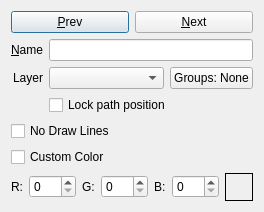
<?xml version="1.0" encoding="UTF-8"?>
<ui version="4.0">
 <class>fso::fred::dialogs::WaypointEditorDialog</class>
 <widget class="QDialog" name="fso::fred::dialogs::WaypointEditorDialog">
  <property name="geometry">
   <rect>
    <x>0</x>
    <y>0</y>
    <width>270</width>
    <height>185</height>
   </rect>
  </property>
  <property name="windowTitle">
   <string>Waypoint Path Editor</string>
  </property>
  <layout class="QFormLayout" name="formLayout">
   <property name="sizeConstraint">
    <enum>QLayout::SetFixedSize</enum>
   </property>
   <item row="0" column="0" colspan="2">
    <layout class="QVBoxLayout" name="waypointVerticalLayout">
     <item>
      <layout class="QFormLayout" name="waypointFormLayout">
       <property name="labelAlignment">
        <set>Qt::AlignRight|Qt::AlignTrailing|Qt::AlignVCenter</set>
       </property>
       <item row="0" column="0" colspan="2">
        <layout class="QHBoxLayout" name="navigationLayout">
         <item>
          <widget class="QPushButton" name="prevPathButton">
           <property name="text">
            <string>&amp;Prev</string>
           </property>
          </widget>
         </item>
         <item>
          <widget class="QPushButton" name="nextPathButton">
           <property name="text">
            <string>&amp;Next</string>
           </property>
          </widget>
         </item>
        </layout>
       </item>
       <item row="1" column="0">
        <widget class="QLabel" name="nameLabel">
         <property name="text">
          <string>&amp;Name</string>
         </property>
         <property name="alignment">
          <set>Qt::AlignLeading|Qt::AlignLeft|Qt::AlignVCenter</set>
         </property>
         <property name="buddy">
          <cstring>nameEdit</cstring>
         </property>
        </widget>
       </item>
       <item row="1" column="1">
        <widget class="QLineEdit" name="nameEdit"/>
       </item>
       <item row="2" column="0">
        <widget class="QLabel" name="layerLabel">
         <property name="text">
          <string>Layer</string>
         </property>
        </widget>
       </item>
       <item row="2" column="1">
        <layout class="QHBoxLayout" name="layerGroupsLayout" stretch="1,0">
         <item>
          <widget class="QComboBox" name="layerCombo">
           <property name="sizePolicy">
            <sizepolicy hsizetype="Expanding" vsizetype="Fixed">
             <horstretch>0</horstretch>
             <verstretch>0</verstretch>
            </sizepolicy>
           </property>
          </widget>
         </item>
         <item>
          <widget class="QPushButton" name="groupsButton">
           <property name="toolTip">
            <string>The selection groups this is in (Select menu, Ctrl+1 to Ctrl+9 to select a group). Click to change them.</string>
           </property>
           <property name="text">
            <string>Groups: None</string>
           </property>
          </widget>
         </item>
        </layout>
       </item>
       <item row="3" column="1">
        <widget class="QCheckBox" name="transformLockCheck">
         <property name="toolTip">
          <string>Locks every point of the path: dragging, the transform toolbar, and the Orient editor leave them alone, and new points can't be inserted into it. Points can still be deleted. Editor only: the lock has no effect in the game, where the object moves as it normally would.</string>
         </property>
         <property name="text">
          <string>Lock path position</string>
         </property>
        </widget>
       </item>
       <item row="4" column="0" colspan="2">
        <widget class="QCheckBox" name="noDrawLinesCheck">
         <property name="text">
          <string>No Draw Lines</string>
         </property>
        </widget>
       </item>
       <item row="5" column="0" colspan="2">
        <widget class="QCheckBox" name="customColorCheck">
         <property name="text">
          <string>Custom Color</string>
         </property>
        </widget>
       </item>
       <item row="6" column="0" colspan="2">
        <layout class="QHBoxLayout" name="colorLayout">
         <item>
          <widget class="QLabel" name="colorRLabel">
           <property name="text">
            <string>R:</string>
           </property>
          </widget>
         </item>
         <item>
          <widget class="QSpinBox" name="colorRSpinBox">
           <property name="maximum">
            <number>255</number>
           </property>
          </widget>
         </item>
         <item>
          <widget class="QLabel" name="colorGLabel">
           <property name="text">
            <string>G:</string>
           </property>
          </widget>
         </item>
         <item>
          <widget class="QSpinBox" name="colorGSpinBox">
           <property name="maximum">
            <number>255</number>
           </property>
          </widget>
         </item>
         <item>
          <widget class="QLabel" name="colorBLabel">
           <property name="text">
            <string>B:</string>
           </property>
          </widget>
         </item>
         <item>
          <widget class="QSpinBox" name="colorBSpinBox">
           <property name="maximum">
            <number>255</number>
           </property>
          </widget>
         </item>
         <item>
          <widget class="QLabel" name="colorSwatch">
           <property name="minimumSize">
            <size>
             <width>28</width>
             <height>28</height>
            </size>
           </property>
           <property name="frameShape">
            <enum>QFrame::Box</enum>
           </property>
           <property name="text">
            <string/>
           </property>
          </widget>
         </item>
        </layout>
       </item>
      </layout>
     </item>
    </layout>
   </item>
  </layout>
 </widget>
 <resources/>
 <connections/>
</ui>
